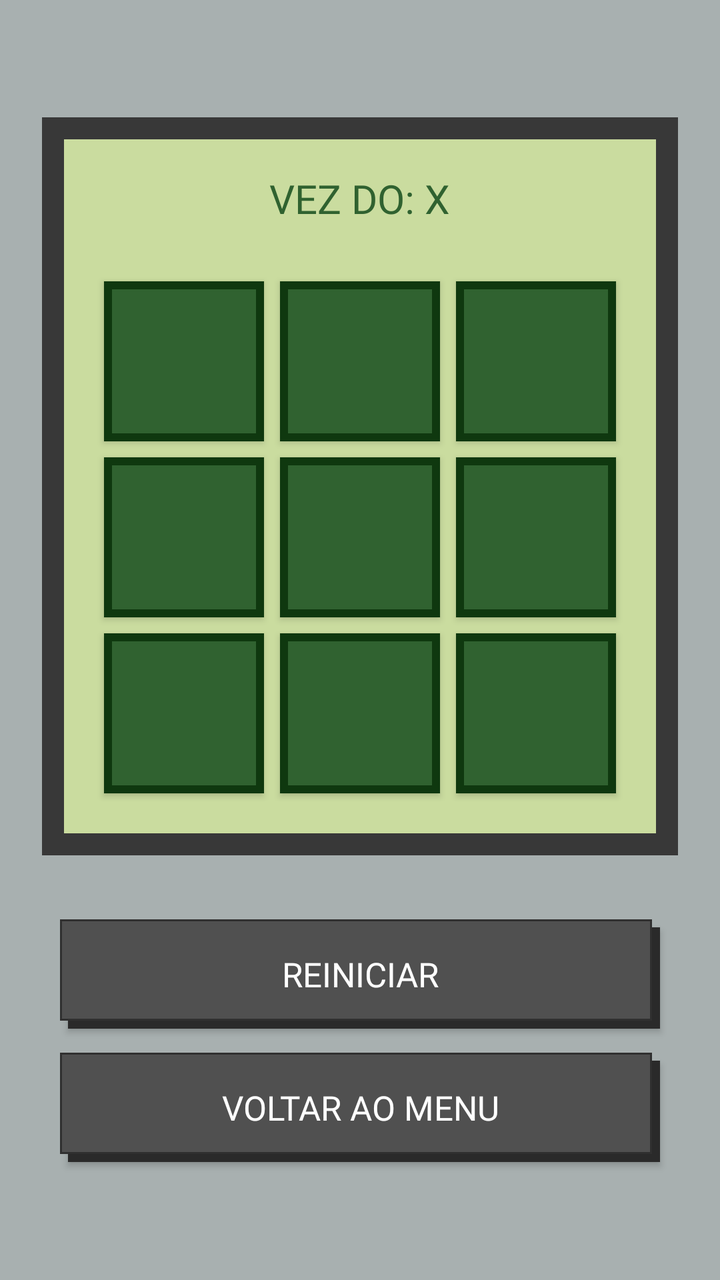
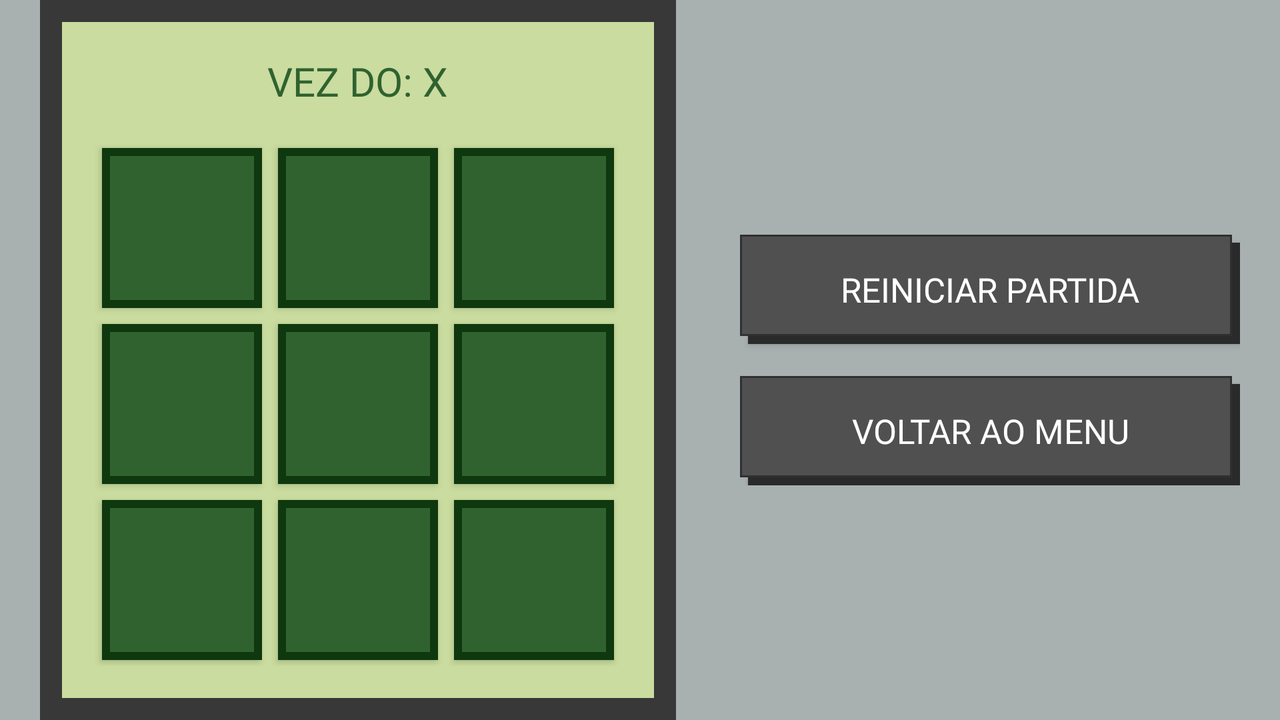

An Android layout and its configuration variant, each rendered on a device that would load it. The default file and the variant file are quoted in full after the pictures.
<!-- AndroidManifest.xml: application theme Theme.HubGameBoy -->
<!-- res/layout/layout_tictactoe.xml -->
<?xml version="1.0" encoding="utf-8"?>
<LinearLayout xmlns:android="http://schemas.android.com/apk/res/android"
    android:layout_width="match_parent"
    android:layout_height="match_parent"
    android:background="@color/gb_body"
    android:gravity="center"
    android:orientation="vertical">

    <LinearLayout
        android:layout_width="wrap_content"
        android:layout_height="wrap_content"
        android:layout_marginBottom="32dp"
        android:background="@color/gb_screen_border"
        android:padding="1dp">

        <LinearLayout
            android:layout_width="wrap_content"
            android:layout_height="wrap_content"
            android:layout_margin="10dp"
            android:background="@color/retro_background"
            android:gravity="center"
            android:orientation="vertical"
            android:padding="16dp">

            <TextView
                android:id="@+id/tvTurno"
                android:layout_width="wrap_content"
                android:layout_height="wrap_content"
                android:layout_marginBottom="24dp"
                android:fontFamily="@font/press_start_2p"
                android:text="VEZ DO: X"
                android:textColor="@color/retro_accent"
                android:textSize="20sp" />

            <GridLayout
                android:layout_width="wrap_content"
                android:layout_height="wrap_content"
                android:columnCount="3"
                android:rowCount="3">

                <android.widget.Button
                    android:id="@+id/btn00"
                    android:layout_width="80dp"
                    android:layout_height="80dp"
                    android:layout_margin="4dp"
                    android:background="@drawable/btn_screen"
                    android:fontFamily="@font/press_start_2p"
                    android:textColor="@color/text_retro_selector"
                    android:textSize="36sp" />

                <android.widget.Button
                    android:id="@+id/btn01"
                    android:layout_width="80dp"
                    android:layout_height="80dp"
                    android:layout_margin="4dp"
                    android:background="@drawable/btn_screen"
                    android:fontFamily="@font/press_start_2p"
                    android:textColor="@color/text_retro_selector"
                    android:textSize="36sp" />

                <android.widget.Button
                    android:id="@+id/btn02"
                    android:layout_width="80dp"
                    android:layout_height="80dp"
                    android:layout_margin="4dp"
                    android:background="@drawable/btn_screen"
                    android:fontFamily="@font/press_start_2p"
                    android:textColor="@color/text_retro_selector"
                    android:textSize="36sp" />

                <android.widget.Button
                    android:id="@+id/btn10"
                    android:layout_width="80dp"
                    android:layout_height="80dp"
                    android:layout_margin="4dp"
                    android:background="@drawable/btn_screen"
                    android:fontFamily="@font/press_start_2p"
                    android:textColor="@color/text_retro_selector"
                    android:textSize="36sp" />

                <android.widget.Button
                    android:id="@+id/btn11"
                    android:layout_width="80dp"
                    android:layout_height="80dp"
                    android:layout_margin="4dp"
                    android:background="@drawable/btn_screen"
                    android:fontFamily="@font/press_start_2p"
                    android:textColor="@color/text_retro_selector"
                    android:textSize="36sp" />

                <android.widget.Button
                    android:id="@+id/btn12"
                    android:layout_width="80dp"
                    android:layout_height="80dp"
                    android:layout_margin="4dp"
                    android:background="@drawable/btn_screen"
                    android:fontFamily="@font/press_start_2p"
                    android:textColor="@color/text_retro_selector"
                    android:textSize="36sp" />

                <android.widget.Button
                    android:id="@+id/btn20"
                    android:layout_width="80dp"
                    android:layout_height="80dp"
                    android:layout_margin="4dp"
                    android:background="@drawable/btn_screen"
                    android:fontFamily="@font/press_start_2p"
                    android:textColor="@color/text_retro_selector"
                    android:textSize="36sp" />

                <android.widget.Button
                    android:id="@+id/btn21"
                    android:layout_width="80dp"
                    android:layout_height="80dp"
                    android:layout_margin="4dp"
                    android:background="@drawable/btn_screen"
                    android:fontFamily="@font/press_start_2p"
                    android:textColor="@color/text_retro_selector"
                    android:textSize="36sp" />

                <android.widget.Button
                    android:id="@+id/btn22"
                    android:layout_width="80dp"
                    android:layout_height="80dp"
                    android:layout_margin="4dp"
                    android:background="@drawable/btn_screen"
                    android:fontFamily="@font/press_start_2p"
                    android:textColor="@color/text_retro_selector"
                    android:textSize="36sp" />
            </GridLayout>

        </LinearLayout>
    </LinearLayout>

    <android.widget.Button
        android:id="@+id/btnReiniciar"
        android:layout_width="300dp"
        android:layout_height="wrap_content"
        android:layout_marginBottom="12dp"
        android:background="@drawable/btn_gameboy"
        android:fontFamily="@font/press_start_2p"
        android:padding="16dp"
        android:text="REINICIAR"
        android:textColor="#FFFFFF"
        android:textSize="17sp" />

    <android.widget.Button
        android:id="@+id/btnVoltarMenu"
        android:layout_width="300dp"
        android:layout_height="wrap_content"
        android:background="@drawable/btn_gameboy"
        android:fontFamily="@font/press_start_2p"
        android:padding="16dp"
        android:text="VOLTAR AO MENU"
        android:textColor="#FFFFFF"
        android:textSize="17sp" />

</LinearLayout>
<!-- resources referenced by this layout -->
<resources>
  <color name="gb_body">#A8B0B0</color>
  <color name="gb_screen_border">#383838</color>
  <color name="retro_accent">#306230</color>
  <color name="retro_background">#CADC9F</color>
  <!-- drawable btn_gameboy (drawable) -->
  <?xml version="1.0" encoding="utf-8"?>
  <selector xmlns:android="http://schemas.android.com/apk/res/android">
      <item android:state_pressed="true">
          <shape android:shape="rectangle">
              <solid android:color="#3A3A3A" />
              <stroke android:width="1dp" android:color="#2A2A2A" />
          </shape>
      </item>
  
      <item>
          <layer-list>
              <item android:top="4dp" android:left="4dp">
                  <shape android:shape="rectangle">
                      <solid android:color="#2A2A2A" />
                  </shape>
              </item>
              <item android:bottom="4dp" android:right="4dp">
                  <shape android:shape="rectangle">
                      <solid android:color="@color/gb_button_start" />
                      <stroke android:width="1dp" android:color="#303030" />
                  </shape>
              </item>
          </layer-list>
      </item>
  </selector>
  <!-- drawable btn_screen (drawable) -->
  <?xml version="1.0" encoding="utf-8"?>
  <selector xmlns:android="http://schemas.android.com/apk/res/android">
      <item android:state_pressed="true">
          <shape android:shape="rectangle">
              <solid android:color="@color/retro_background" />
              <stroke android:width="4dp" android:color="@color/retro_accent" />
          </shape>
      </item>
  
      <item>
          <shape android:shape="rectangle">
              <solid android:color="@color/retro_accent" />
              <stroke android:width="4dp" android:color="@color/retro_shadow" />
          </shape>
      </item>
  </selector>
  <style name="Theme.HubGameBoy" parent="Theme.AppCompat.DayNight.NoActionBar" />
  <color name="gb_button_start">#505050</color>
  <color name="retro_shadow">#0f380f</color>
</resources>
<!-- res/layout-land/layout_tictactoe.xml (the repository's variant of the layout above) -->
<!-- drawn on the phone turned sideways -->
<?xml version="1.0" encoding="utf-8"?>
<LinearLayout xmlns:android="http://schemas.android.com/apk/res/android"
    android:layout_width="match_parent"
    android:layout_height="match_parent"
    android:background="@color/gb_body"
    android:gravity="center"
    android:orientation="horizontal">

    <LinearLayout
        android:layout_width="wrap_content"
        android:layout_height="wrap_content"
        android:layout_marginEnd="32dp"
        android:background="@color/gb_screen_border"
        android:padding="1dp">

        <LinearLayout
            android:layout_width="wrap_content"
            android:layout_height="wrap_content"
            android:layout_margin="10dp"
            android:background="@color/retro_background"
            android:gravity="center"
            android:orientation="vertical"
            android:padding="16dp">

            <TextView
                android:id="@+id/tvTurno"
                android:layout_width="wrap_content"
                android:layout_height="wrap_content"
                android:layout_marginBottom="16dp"
                android:fontFamily="@font/press_start_2p"
                android:text="@string/turno_inicial"
                android:textColor="@color/retro_accent"
                android:textSize="20sp" />

            <GridLayout
                android:layout_width="wrap_content"
                android:layout_height="wrap_content"
                android:columnCount="3"
                android:rowCount="3">

                <android.widget.Button
                    android:id="@+id/btn00"
                    android:layout_width="80dp"
                    android:layout_height="80dp"
                    android:layout_margin="4dp"
                    android:background="@drawable/btn_screen"
                    android:fontFamily="@font/press_start_2p"
                    android:textColor="@color/text_retro_selector"
                    android:textSize="36sp" />

                <android.widget.Button
                    android:id="@+id/btn01"
                    android:layout_width="80dp"
                    android:layout_height="80dp"
                    android:layout_margin="4dp"
                    android:background="@drawable/btn_screen"
                    android:fontFamily="@font/press_start_2p"
                    android:textColor="@color/text_retro_selector"
                    android:textSize="36sp" />

                <android.widget.Button
                    android:id="@+id/btn02"
                    android:layout_width="80dp"
                    android:layout_height="80dp"
                    android:layout_margin="4dp"
                    android:background="@drawable/btn_screen"
                    android:fontFamily="@font/press_start_2p"
                    android:textColor="@color/text_retro_selector"
                    android:textSize="36sp" />

                <android.widget.Button
                    android:id="@+id/btn10"
                    android:layout_width="80dp"
                    android:layout_height="80dp"
                    android:layout_margin="4dp"
                    android:background="@drawable/btn_screen"
                    android:fontFamily="@font/press_start_2p"
                    android:textColor="@color/text_retro_selector"
                    android:textSize="36sp" />

                <android.widget.Button
                    android:id="@+id/btn11"
                    android:layout_width="80dp"
                    android:layout_height="80dp"
                    android:layout_margin="4dp"
                    android:background="@drawable/btn_screen"
                    android:fontFamily="@font/press_start_2p"
                    android:textColor="@color/text_retro_selector"
                    android:textSize="36sp" />

                <android.widget.Button
                    android:id="@+id/btn12"
                    android:layout_width="80dp"
                    android:layout_height="80dp"
                    android:layout_margin="4dp"
                    android:background="@drawable/btn_screen"
                    android:fontFamily="@font/press_start_2p"
                    android:textColor="@color/text_retro_selector"
                    android:textSize="36sp" />

                <android.widget.Button
                    android:id="@+id/btn20"
                    android:layout_width="80dp"
                    android:layout_height="80dp"
                    android:layout_margin="4dp"
                    android:background="@drawable/btn_screen"
                    android:fontFamily="@font/press_start_2p"
                    android:textColor="@color/text_retro_selector"
                    android:textSize="36sp" />

                <android.widget.Button
                    android:id="@+id/btn21"
                    android:layout_width="80dp"
                    android:layout_height="80dp"
                    android:layout_margin="4dp"
                    android:background="@drawable/btn_screen"
                    android:fontFamily="@font/press_start_2p"
                    android:textColor="@color/text_retro_selector"
                    android:textSize="36sp" />

                <android.widget.Button
                    android:id="@+id/btn22"
                    android:layout_width="80dp"
                    android:layout_height="80dp"
                    android:layout_margin="4dp"
                    android:background="@drawable/btn_screen"
                    android:fontFamily="@font/press_start_2p"
                    android:textColor="@color/text_retro_selector"
                    android:textSize="36sp" />
            </GridLayout>

        </LinearLayout>
    </LinearLayout>

    <LinearLayout
        android:layout_width="wrap_content"
        android:layout_height="wrap_content"
        android:gravity="center"
        android:orientation="vertical">

        <android.widget.Button
            android:id="@+id/btnReiniciar"
            android:layout_width="250dp"
            android:layout_height="wrap_content"
            android:layout_marginBottom="16dp"
            android:background="@drawable/btn_gameboy"
            android:fontFamily="@font/press_start_2p"
            android:padding="16dp"
            android:text="@string/reiniciarPartida"
            android:textColor="#FFFFFF"
            android:textSize="17sp" />

        <android.widget.Button
            android:id="@+id/btnVoltarMenu"
            android:layout_width="250dp"
            android:layout_height="wrap_content"
            android:background="@drawable/btn_gameboy"
            android:fontFamily="@font/press_start_2p"
            android:padding="16dp"
            android:text="@string/btnBackMenu"
            android:textColor="#FFFFFF"
            android:textSize="17sp" />

    </LinearLayout>

</LinearLayout>
<!-- resources referenced by the variant -->
<!-- as the phone turned sideways resolves them -->
<resources>
  <color name="gb_body">#A8B0B0</color>
  <color name="gb_screen_border">#383838</color>
  <color name="retro_accent">#306230</color>
  <color name="retro_background">#CADC9F</color>
  <!-- drawable btn_gameboy (drawable) -->
  <?xml version="1.0" encoding="utf-8"?>
  <selector xmlns:android="http://schemas.android.com/apk/res/android">
      <item android:state_pressed="true">
          <shape android:shape="rectangle">
              <solid android:color="#3A3A3A" />
              <stroke android:width="1dp" android:color="#2A2A2A" />
          </shape>
      </item>
  
      <item>
          <layer-list>
              <item android:top="4dp" android:left="4dp">
                  <shape android:shape="rectangle">
                      <solid android:color="#2A2A2A" />
                  </shape>
              </item>
              <item android:bottom="4dp" android:right="4dp">
                  <shape android:shape="rectangle">
                      <solid android:color="@color/gb_button_start" />
                      <stroke android:width="1dp" android:color="#303030" />
                  </shape>
              </item>
          </layer-list>
      </item>
  </selector>
  <!-- drawable btn_screen (drawable) -->
  <?xml version="1.0" encoding="utf-8"?>
  <selector xmlns:android="http://schemas.android.com/apk/res/android">
      <item android:state_pressed="true">
          <shape android:shape="rectangle">
              <solid android:color="@color/retro_background" />
              <stroke android:width="4dp" android:color="@color/retro_accent" />
          </shape>
      </item>
  
      <item>
          <shape android:shape="rectangle">
              <solid android:color="@color/retro_accent" />
              <stroke android:width="4dp" android:color="@color/retro_shadow" />
          </shape>
      </item>
  </selector>
  <string name="btnBackMenu">VOLTAR AO MENU</string>
  <string name="reiniciarPartida">REINICIAR PARTIDA</string>
  <string name="turno_inicial">VEZ DO: X</string>
  <style name="Theme.HubGameBoy" parent="Theme.AppCompat.DayNight.NoActionBar" />
  <color name="gb_button_start">#505050</color>
  <color name="retro_shadow">#0f380f</color>
</resources>
